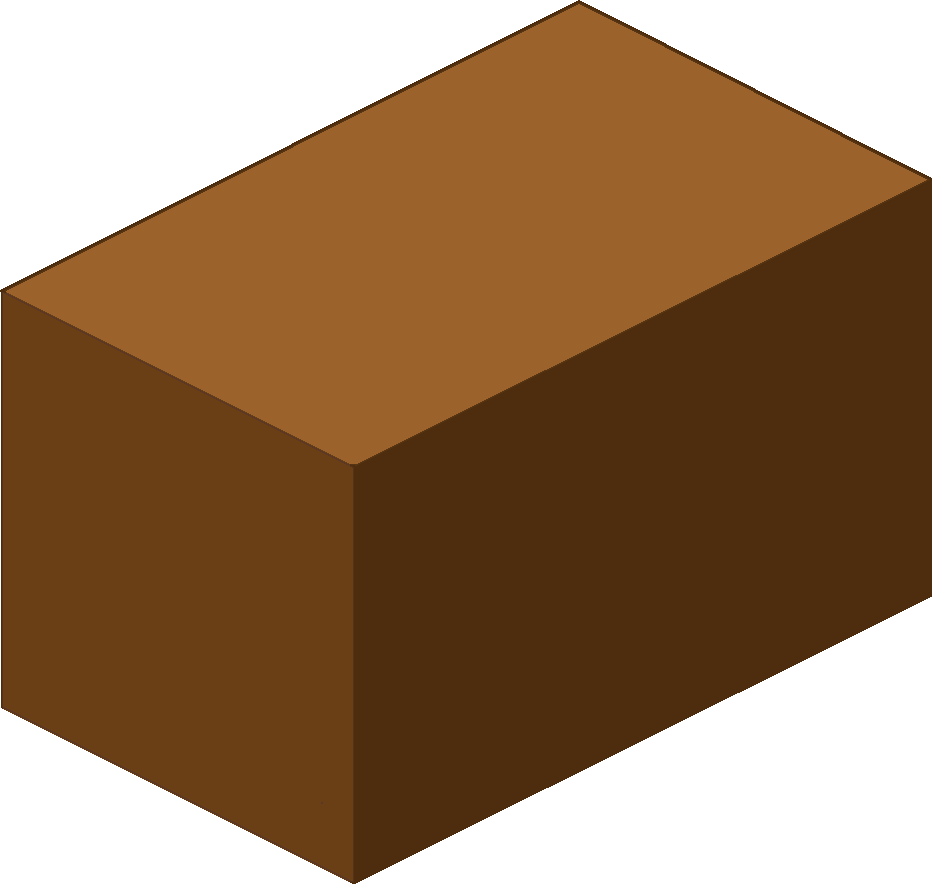
#> input picture assets/Buildings/block_long_e.png, 932 x 884 px; its folder holds only this picture in this run
$ python -i buildings.py   (imports and definitions only)
#> lines starting #> are read from the running program, lines starting #| are printed output that depends on the picture; after the words box and inside, x2 and y2 are one past the last pixel; in counts of white or black regions, pixels touching at a corner belong together
### sim/world.py
"""
World grid and lane geometry.

Uniform intersections and stable lane ids. No main/bypass/extra special cases.
Topology tables are filled only in rebuild_world.
"""
from __future__ import annotations

from collections import deque
from typing import TYPE_CHECKING

from sim import map_data
from sim.constants import INBOUND_TAIL_CELLS

if TYPE_CHECKING:
    from sim.places import IntersectionConfig, LaneConfig


class _IntersectionState:
    __slots__ = ("key", "cells", "slots", "bounds", "cells_set")

    # [12 lines left out: function __init__, not called in this run]


class _WorldState:
    """Mutable world geometry. Updated by rebuild_world."""

    def __init__(self) -> None:
        self.lanes: dict[int, tuple[tuple[int, int], ...]] = {}
        self.lane_meta: dict[int, tuple[str, str, str]] = {}
        self.x_lo: int = 0
        self.y_lo: int = 0
        self.x_hi: int = 1
        self.y_hi: int = 1
        self.place_rects: dict[str, dict] = {}
        self.intersections: dict[str, _IntersectionState] = {}
        self.outgoing: dict[str, tuple[int, ...]] = {}
        self.incoming: dict[str, tuple[int, ...]] = {}
        self.in_lane_ids: frozenset[int] = frozenset()
        self.out_lane_ids: frozenset[int] = frozenset()
        self.lane_graph: dict[str, set[str]] = {}
        self.attached: dict[str, frozenset[str]] = {}
        self.cell_to_intersections: dict[tuple[int, int], tuple[str, ...]] = {}
        self.cell_to_lane: dict[tuple[int, int], int] = {}
        self.cell_to_lane_pos: dict[tuple[int, int], tuple[int, int]] = {}
        self.oncoming: dict[int, int | None] = {}
        self.sister_links: dict[int, tuple[tuple[int, str], ...]] = {}
        self.daughters: dict[int, int] = {}
        self.mothers: dict[int, int] = {}
        self.merge_sides: dict[tuple[int, int], str] = {}
        self.best_next_hops: dict[tuple[str, str], frozenset[str]] = {}


_state = _WorldState()


# [73 lines left out: functions _compute_bounds, rebuild_world, not called in this run]


_OPPOSITE_DIR = {"N": "S", "S": "N", "E": "W", "W": "E"}


# [4 lines left out: function _lane_span, not called in this run]


def _ranges_overlap(a0: int, a1: int, b0: int, b1: int) -> bool:
    return a0 <= b1 and b0 <= a1


# [47 lines left out: functions _adjacent_overlap, _are_sisters, _are_oncoming, not called in this run]


SISTER_LITTLE = "little"
SISTER_BIG = "big"
SISTER_ELDER = "elder"
SISTER_STEP = "step"
SISTER_TWIN = "twin"
SISTER_TWIN_START = "twin-start"
SISTER_TWIN_END = "twin-end"

TWIN_KINDS = frozenset({SISTER_TWIN, SISTER_TWIN_START, SISTER_TWIN_END})

# Lanes joined end to start rather than side by side: one continuous road.
KIN_MOTHER = "mother"
KIN_DAUGHTER = "daughter"

MERGE_NEITHER = "neither"
MERGE_LEFT = "left"
MERGE_RIGHT = "right"
MERGE_BOTH = "both"

# Stepsister crossings one corridor may chain before we call it a loop.
MAX_CORRIDOR_LANES = 8

_MERGE_FOR_SIDES = {
    (False, False): MERGE_NEITHER,
    (True, False): MERGE_LEFT,
    (False, True): MERGE_RIGHT,
    (True, True): MERGE_BOTH,
}


# [4 lines left out: function _travel_range, not called in this run]


def _travel_coord(cell: tuple[int, int], direction: str) -> int:
    """This cell's coordinate along the travel axis."""
    return cell[1] if direction in ("N", "S") else cell[0]


# [336 lines left out: functions _inside_interior, _is_little_of, _is_elder_of, sister_relation_between, _twin_kind, _travel_overlap and 8 more, not called in this run]


def intersections_at_cell(cell: tuple[int, int]) -> tuple[str, ...]:
    """All intersection ids occupying this cell (overlaps allowed, rebuild order)."""
    return _state.cell_to_intersections.get(cell, ())


# [4 lines left out: function cell_in_intersection, not called in this run]


def get_intersection_keys() -> list[str]:
    """Return all intersection ids in sorted order."""
    return sorted(_state.intersections.keys())


# [8 lines left out: function intersection_size, not called in this run]


def get_intersection_cells_by_key(key: str) -> list[tuple[int, int]]:
    inter = _state.intersections.get(key)
    return list(inter.cells) if inter else []


def get_intersection_cells_map() -> dict[str, list[tuple[int, int]]]:
    return {k: get_intersection_cells_by_key(k) for k in get_intersection_keys()}


def get_intersection_slots(key: str) -> list[tuple[int, int]]:
    inter = _state.intersections.get(key)
    return list(inter.slots) if inter else []


def get_bounds() -> tuple[int, int, int, int]:
    """Content bounds (x_lo, y_lo, x_hi, y_hi), hi exclusive. Authored cell space."""
    return (_state.x_lo, _state.y_lo, _state.x_hi, _state.y_hi)


def get_grid_w() -> int:
    """Span of content bounds in x (not an origin-at-zero grid width)."""
    return max(1, _state.x_hi - _state.x_lo)


def get_grid_h() -> int:
    """Span of content bounds in y (not an origin-at-zero grid height)."""
    return max(1, _state.y_hi - _state.y_lo)


def lane_ids() -> list[int]:
    """Stable lane ids present in the current world, sorted."""
    return sorted(_state.lanes.keys())


def lane_count() -> int:
    return len(_state.lanes)


def lane_traffic_in(lane_index: int) -> str:
    meta = _state.lane_meta.get(lane_index)
    return meta[1] if meta else ""


def lane_traffic_out(lane_index: int) -> str:
    meta = _state.lane_meta.get(lane_index)
    return meta[2] if meta else ""


def lane_direction(lane_index: int) -> str:
    meta = _state.lane_meta.get(lane_index)
    return meta[0] if meta else ""


def get_lane_cells(lane_index: int) -> tuple[tuple[int, int], ...]:
    return _state.lanes.get(lane_index, ())


# [25 lines left out: functions lane_start_end_cells, node_entrance_exit_cells, not called in this run]


def get_place_rects() -> dict[str, dict]:
    return dict(_state.place_rects)


def is_intersection(key: str) -> bool:
    return key in _state.intersections


def outgoing_lanes(node: str) -> tuple[int, ...]:
    return _state.outgoing.get(node, ())


def incoming_lanes(node: str) -> tuple[int, ...]:
    return _state.incoming.get(node, ())


def in_lane_ids() -> frozenset[int]:
    return _state.in_lane_ids


def out_lane_ids() -> frozenset[int]:
    return _state.out_lane_ids


def attached_intersections(node: str) -> frozenset[str]:
    return _state.attached.get(node, frozenset())


def oncoming_lane(lane_index: int) -> int | None:
    return _state.oncoming.get(lane_index)


def sister_links(lane_index: int) -> tuple[tuple[int, str], ...]:
    """Every sister of this lane as (partner, partner's role), in travel order."""
    return _state.sister_links.get(lane_index, ())


def sister_lanes(lane_index: int) -> tuple[int, ...]:
    return tuple(partner for partner, _kind in sister_links(lane_index))


# [12 lines left out: functions sister_lane, sister_relation, not called in this run]


def is_twin_kind(kind: str | None) -> bool:
    return kind in TWIN_KINDS


# [9 lines left out: function mouth_group, not called in this run]


def _perp_coord_of(lane_index: int, cell: tuple[int, int]) -> int:
    direction = lane_direction(lane_index)
    return cell[0] if direction in ("N", "S") else cell[1]


# [79 lines left out: functions left_lane_of, nearer_to_entry_edge, mouths_aligned, intersection_has_twins, sister_overlap_cells, not called in this run]


def lane_daughter(lane_index: int) -> int | None:
    """The lane this one runs straight into, end to start, or None."""
    return _state.daughters.get(lane_index)


def lane_mother(lane_index: int) -> int | None:
    """The lane that runs straight into this one, end to start, or None."""
    return _state.mothers.get(lane_index)


# [108 lines left out: functions kin_relation, stepsister_step, corridor_link, corridor_after, corridor_before, lane_exit_node and 1 more, not called in this run]


def cell_merge(gx: int, gy: int) -> str:
    """Merge side acceptable from this cell: left, right, both, or neither."""
    return _state.merge_sides.get((int(gx), int(gy)), MERGE_NEITHER)


def cell_is_passing(gx: int, gy: int) -> bool:
    return cell_merge(gx, gy) != MERGE_NEITHER


# [8 lines left out: function lane_merge_cells, not called in this run]


def lane_at_cell(gx: int, gy: int) -> int | None:
    return _state.cell_to_lane.get((int(gx), int(gy)))


def lane_pos_at_cell(gx: int, gy: int) -> tuple[int, int] | None:
    """Lane id and cell index owning this cell, or None."""
    return _state.cell_to_lane_pos.get((int(gx), int(gy)))


# [36 lines left out: function merge_target, not called in this run]


def cell_occupancy() -> dict[tuple[int, int], int]:
    return dict(_state.cell_to_lane)


# [35 lines left out: functions best_next_hops, destination_reachable, intersection_cell_for_transition, not called in this run]

### render/buildings.py
"""
Place building catalog, lot packing, and overlay draw helpers.

Sim stays Arcade-free; packing/measure use only Pillow + stdlib.
Texture/sprite objects are created by the window when Arcade is up.
"""
from __future__ import annotations

import hashlib
import json
import secrets
from dataclasses import asdict, dataclass
from pathlib import Path

from sim.constants import ORTHO_TILE_SIZE, TILE_H, TILE_W
from sim.places import (
    BUILDING_KIND_COMMERCIAL,
    BUILDING_KIND_NONE,
    BUILDING_KIND_RESIDENTIAL,
    default_building_kind,
)

try:
    from PIL import Image
except ImportError:
    Image = None  # type: ignore

GAP_CELLS = 1
NATURAL_SQUARE_CELLS = 3
CATALOG_NAME = "catalog.json"
SKIP_PREFIX = "_"

RESIDENTIAL_PREFIXES = ("house",)
COMMERCIAL_PREFIXES = ("cube", "block_")


@dataclass(frozen=True)
class BuildingDef:
    """One art file and its measured footprints."""

    asset_id: str
    file: str
    kind: str
    art_cells_n: int
    art_cells_e: int
    world_cells_n: int
    world_cells_e: int
    anchor_x: float
    anchor_y: float
    src_w: int
    src_h: int


@dataclass(frozen=True)
class PackedBuilding:
    """One instance on a place lot, in authored grid cells."""

    asset_id: str
    origin_x: int
    origin_y: int
    cells_e: int
    cells_n: int
    fit_scale: float

    @property
    def depth(self) -> float:
        return float(self.origin_x + self.origin_y)


def buildings_dir() -> Path:
    return Path(__file__).resolve().parent.parent / "assets" / "Buildings"


def catalog_path() -> Path:
    return buildings_dir() / CATALOG_NAME


# [4 lines left out: function _kind_for_id, not called in this run]


def measure_png(path: Path) -> dict:
    """South-anchor and iso L/R extents in pixels / art cells."""
#> called with path = '../assets/Buildings/block_long_e.png'
    if Image is None:
        raise RuntimeError("Pillow required to measure building art")
    im = Image.open(path).convert("RGBA")
#> im is the input picture: PIL image 932x884 RGBA; mean R, G, B, A 151.2, 119.7, 90, 183.8
    w, h = im.size
    alpha = im.split()[-1]
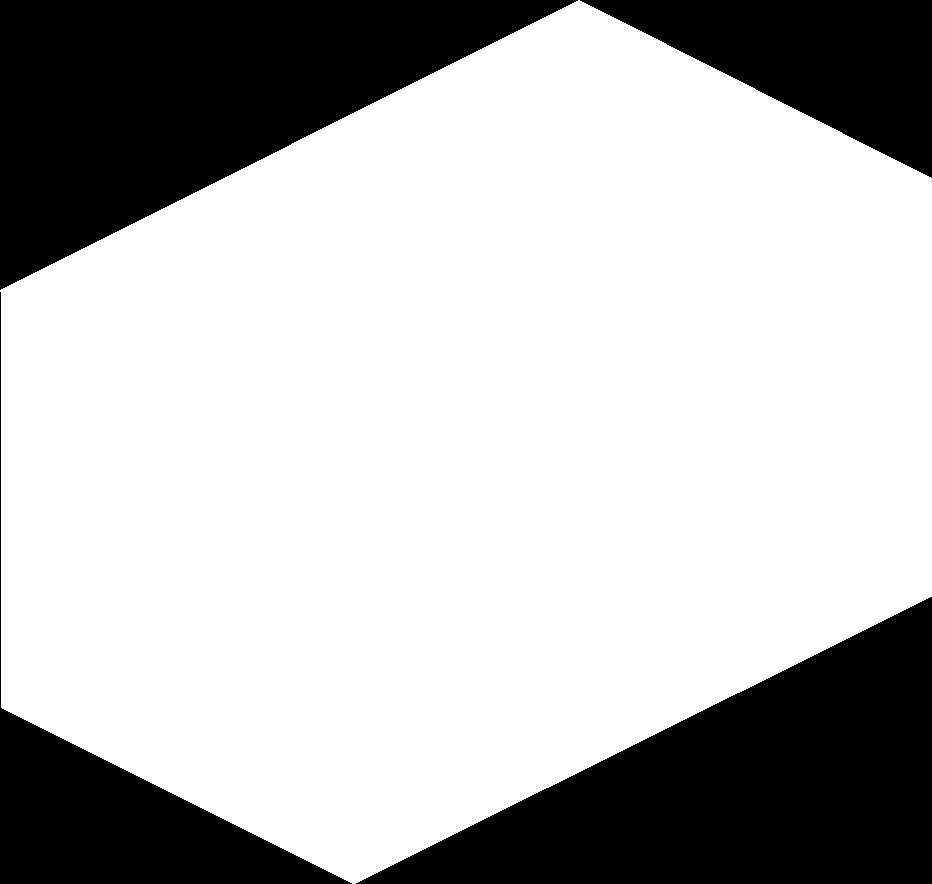
#> alpha: PIL image 932x884 L; 72.1% white; 4 black regions, box (x1, y1, x2, y2) and area: (0, 0, 578, 290) 83956, (356, 597, 932, 884) 82943, (0, 292, 352, 884) 31568, (580, 0, 932, 178) 31418
    opaque: list[tuple[int, int]] = []
    for y in range(h):
        for x in range(w):
            if alpha.getpixel((x, y)) > 0:
                opaque.append((x, y))
    if not opaque:
        return {
            "anchor_x": w / 2,
            "anchor_y": h - 1,
            "src_w": w,
            "src_h": h,
            "art_cells_n": 1,
            "art_cells_e": 1,
        }
    y_s = max(y for _, y in opaque)
    xs = [x for x, y in opaque if y == y_s]
    x_s = (min(xs) + max(xs)) / 2.0
    x_l = min(x for x, _ in opaque)
    x_r = max(x for x, _ in opaque)
    left = max(0.0, x_s - x_l)
    right = max(0.0, x_r - x_s)
    art_n = max(1, int(round(left / ORTHO_TILE_SIZE)))
    art_e = max(1, int(round(right / ORTHO_TILE_SIZE)))
    return {
        "anchor_x": x_s,
        "anchor_y": float(y_s),
        "src_w": w,
        "src_h": h,
        "art_cells_n": art_n,
        "art_cells_e": art_e,
    }


# [139 lines left out: functions _world_from_art, scan_catalog, write_catalog, defs_from_json, load_catalog, count_along and 2 more, not called in this run]


def _layout_hash(place_id: str, seed: int, *parts: object) -> int:
    key = f"{place_id}:{int(seed)}:" + ":".join(str(p) for p in parts)
    return int(hashlib.md5(key.encode("utf-8")).hexdigest(), 16)


def _is_house_art(asset_id: str) -> bool:
    return str(asset_id).startswith("house")


def _fill_t(place_id: str, slot: int, seed: int) -> float:
    return 0.6 + 0.4 * ((_layout_hash(place_id, seed, "fill", slot) % 1000) / 999.0)


# [92 lines left out: functions _offset_in_plate, _sit_shuffled, _merge_slot_plates, not called in this run]


def _slot_hash(place_id: str, kind: str, slot: int, seed: int = 0) -> int:
    key = f"{place_id}:{kind}:{slot}" if not seed else f"{place_id}:{kind}:{slot}:{int(seed)}"
    return int(hashlib.md5(key.encode("utf-8")).hexdigest(), 16)


# [129 lines left out: functions _pick_def, _append_instance, pack_place, _next_distinct_seed, not called in this run]


def _layout_key(items: list[PackedBuilding]) -> tuple:
    return tuple((p.asset_id, p.origin_x, p.origin_y, p.cells_e, p.cells_n, round(p.fit_scale, 4)) for p in items)


# [47 lines left out: functions shuffle_building_seed, pack_all_places, natural_sprite_scale, not called in this run]


def south_vertex_screen(sx_cell: float, sy_cell: float, zoom_scale: float) -> tuple[float, float]:
    """Cell centre to south diamond vertex."""
    return (sx_cell, sy_cell - TILE_H * zoom_scale)


# [31 lines left out: functions sprite_center_from_anchor, instances_overlap_ok, not called in this run]

>>> result = measure_png('../assets/Buildings/block_long_e.png')

$ run again, on assets/Buildings/block_long_n.png
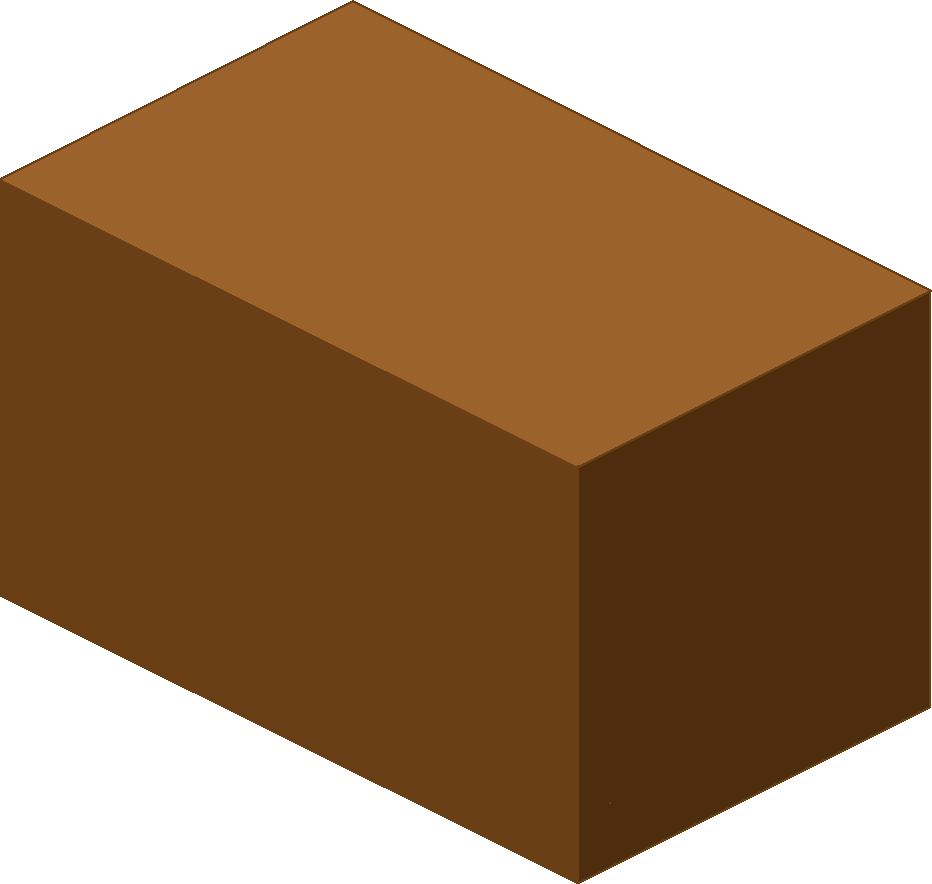
#> input picture assets/Buildings/block_long_n.png, 932 x 884 px
#> in measure_png, im is the input picture: PIL image 932x884 RGBA; mean R, G, B, A 155.1, 122, 91, 183.8
#> in measure_png, `alpha = im.split()[-1]`:
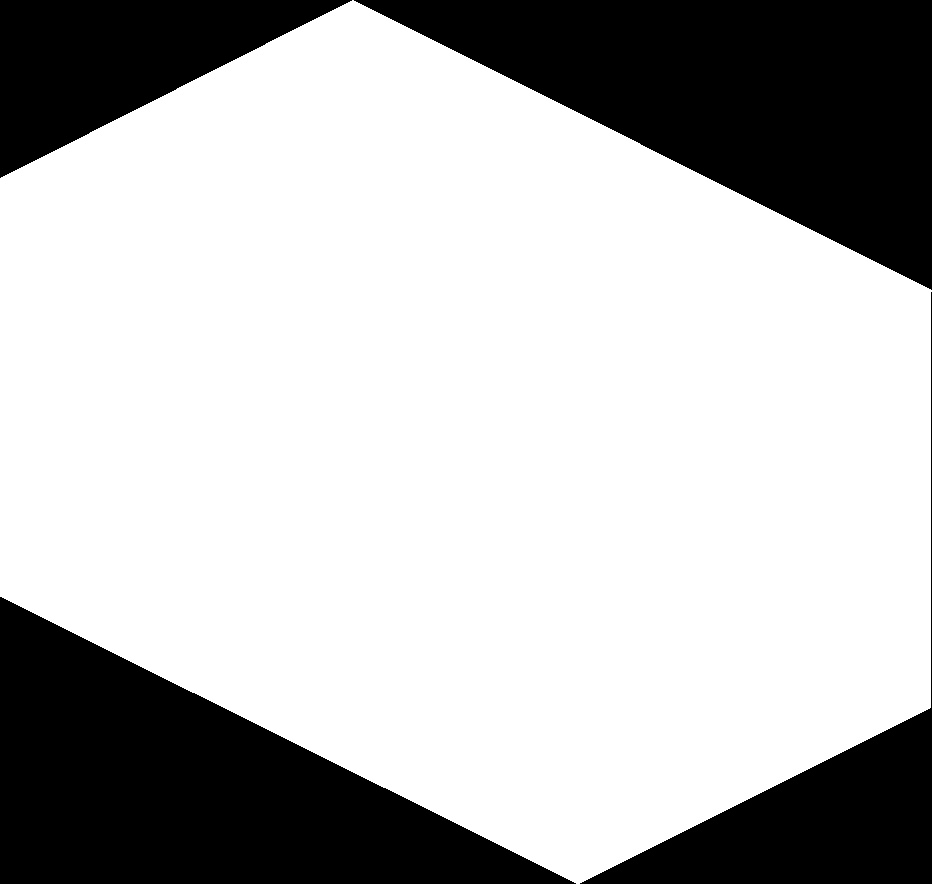
#> alpha: PIL image 932x884 L; 72.1% white; 4 black regions, box (x1, y1, x2, y2) and area: (354, 0, 932, 290) 83956, (0, 597, 576, 884) 82943, (580, 292, 932, 884) 31568, (0, 0, 352, 178) 31418

$ run again, on assets/Buildings/block_stepped_e.png
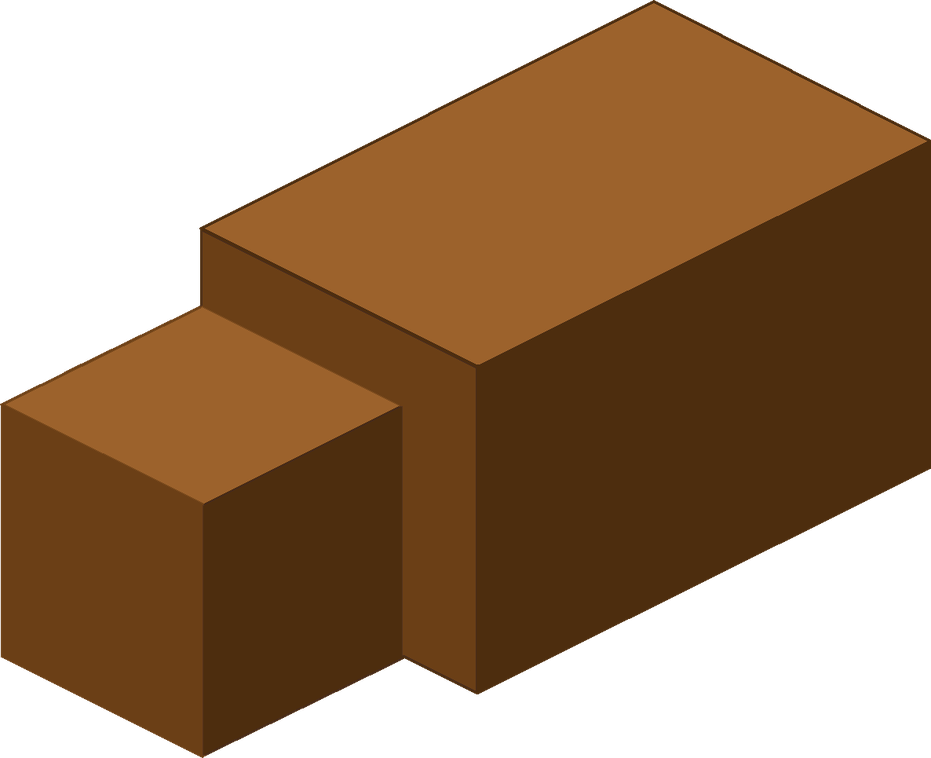
#> input picture assets/Buildings/block_stepped_e.png, 931 x 758 px, shrunk from 1186 x 965 before the run
#> in measure_png, im is the input picture: PIL image 931x758 RGBA; mean R, G, B, A 72.2, 43.8, 17.1, 165.2
#> in measure_png, `alpha = im.split()[-1]`:
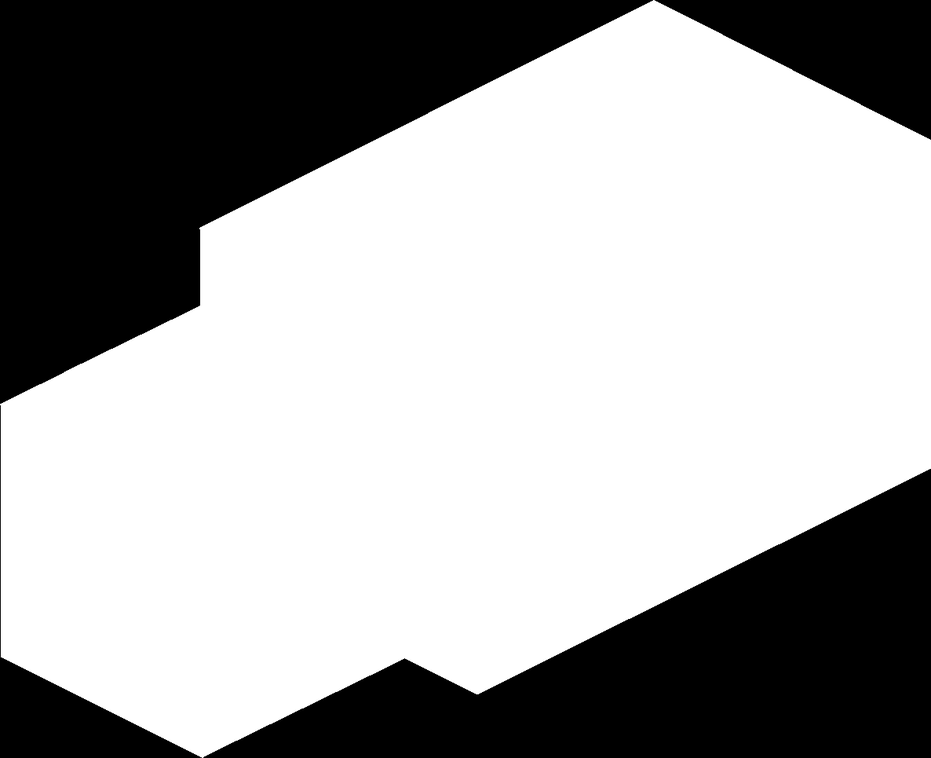
#> alpha: PIL image 931x758 L; min 0, max 255, mean 165.2
